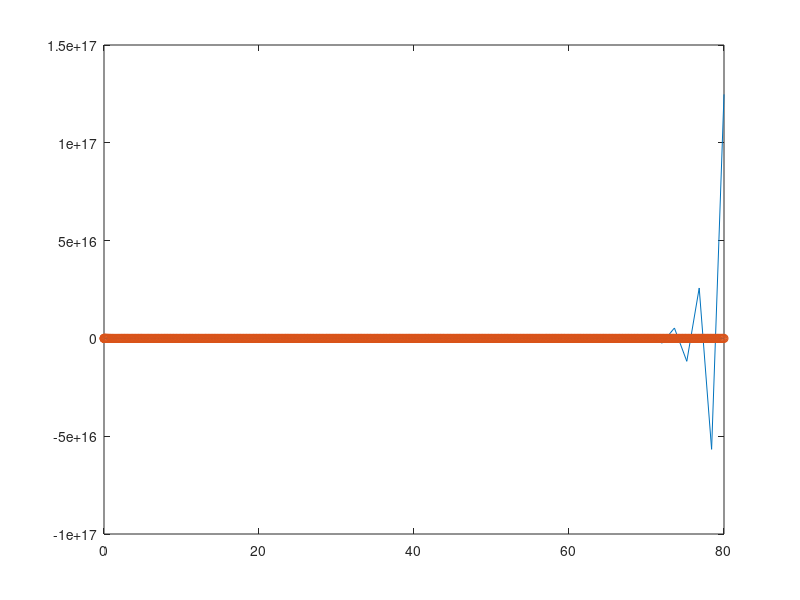
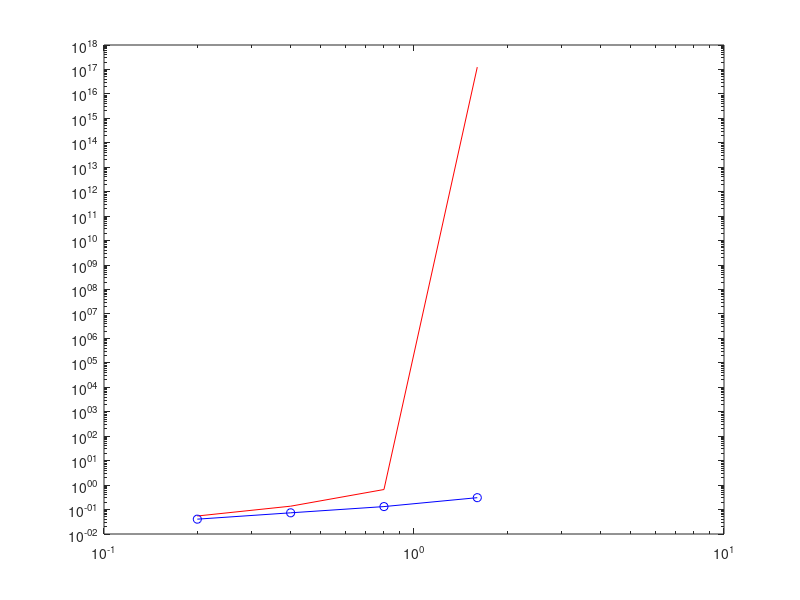
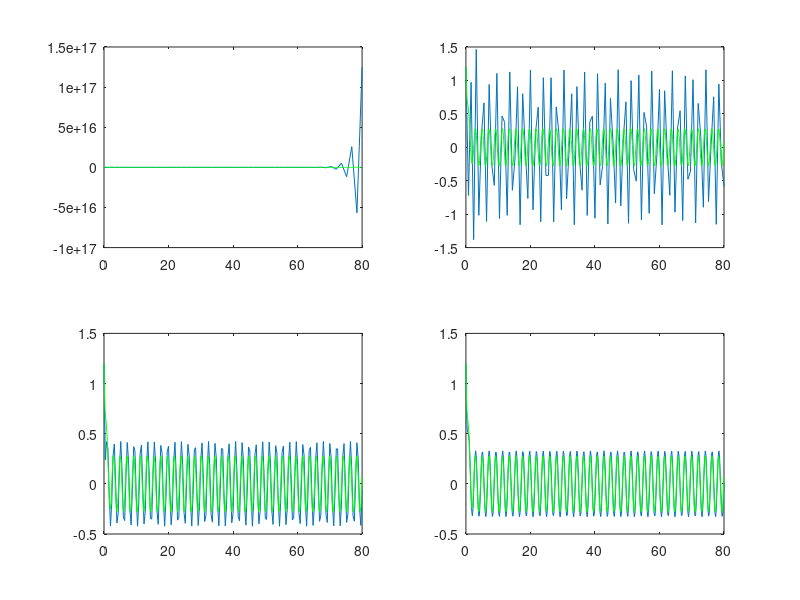
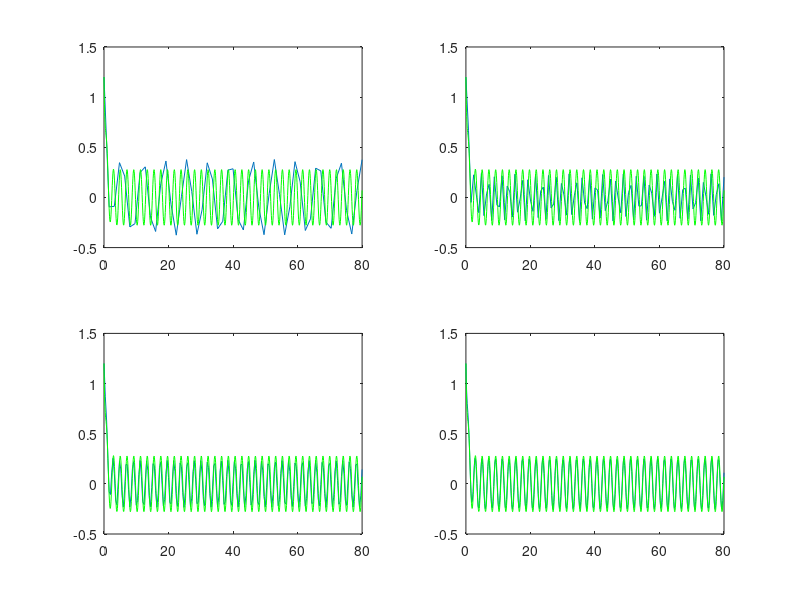

Reproduce these figures in MATLAB, in order.
% a). 
% y'(t) = sin(3t) - 2y 
% y'(t) + 2y = sin(3t)
% yh = Ce^(-2t)
% 
% yp = -(3/13)*cos(3t) + (2/13)*sin(3t)
% 2yp = -(6/13)*cos(3t) + (4/13)*sin(3t)
% yp' = (9/13)*sin(3t) + (6/13)cos(3t)
% yp'(t) + 2yp(t) = sin(3t)
% (9/13)*sin(3t) + (4/13)*sin(3t) + (6/13)cos(3t) - (6/13)*cos(3t) = sin(3t)
% 
% y(t) = Ce^(-2t) - (3/13)*cos(3t) + (2/13)*sin(3t)
% y(0) = 1.2
% y(0) = C - 3/13 = 1.2 = 6/5
% C = 6/5 + 3/13
% C = (78 + 15)/65 = 93/65
% 
% y(t) = (93/65)*e^(-2t) - (3/13)*cos(3t) + (2/13)*sin(3t)

f = @(t, y) sin(3*t) - 2*y;
yanalytic = @(t) 93/65 * exp(-2 * t) - 3/13*cos(3*t) + 2/13*sin(3*t);
y0 = 1.2;

T = 80; 
t0 = 0;
ns = [50 100 200  400];
iterations = length(ns);
results = {};
resultsbak = {};
errorforw = zeros(length(ns),1);
errorback = zeros(length(ns),1);
h = (T-t0)./ns;
for i = 1:iterations
    n = ns(i);
    results{i} = zeros(n,1);
    
    
    y = y0;
    ybak = y0;
    results{i}(1) = y;
    resultsbak{i}(1) = ybak;
    t = t0;
    for j = 1:n
        % Fram
        y = y + h(i)*f(t,y);
        t = t + h(i);

        % Bak
        ybak = (ybak + h(i) * sin(3.*t)) ./(2.*h(i) + 1); % t här är tn+1
        
        % Sparar resultaten
        results{i}(j+1) = y;
        resultsbak{i}(j+1) = ybak;
        
    end

    % Sparar error
    errorforw(i) = abs(yanalytic(T) - y);
    errorback(i) = abs(yanalytic(T)- ybak);

    % plot
    plot(linspace(t0,T,n+1), results{i} );
    hold on;
    plot(linspace(t0,T,n+1), resultsbak{i});
    hold on;
end

% riktiga
[Tout, Uout] = ode45(f, [0 T], y0);
plot(Tout,Uout, 'o');
axis auto
%legend('50','100','200','400', 'ode45');
hold off;

% felplot
figure(2);
loglog(h, errorforw, 'r');
hold on;
loglog(h, errorback, '-ob');
hold off;

% subplottar fram
figure(3);
root_of_ns = ceil(sqrt(length(ns)));
for i = 1:iterations
    subplot(root_of_ns,root_of_ns,i);
    plot(linspace(t0,T,ns(i)+1), results{i});
    hold on;
    plot(Tout,Uout, 'g');
    hold off;
end

% subplottar bak
figure(4);
root_of_ns = ceil(sqrt(length(ns)));
for i = 1:iterations
    subplot(root_of_ns,root_of_ns,i);
    plot(linspace(t0,T,ns(i)+1), resultsbak{i});
    hold on;
    plot(Tout,Uout, 'g');
    hold off;
end
%När n ökar så närmar vi oss den korrekta lösningen (ode45)

%Eulers bak är stabil för samtliga h medans eulers fram kräver h > 100.
%Detta är att förvantas då eulers fram endast är stabil för h < 2/lamda
%vilket i vårt fall betyder att h < 1 => N > 80
